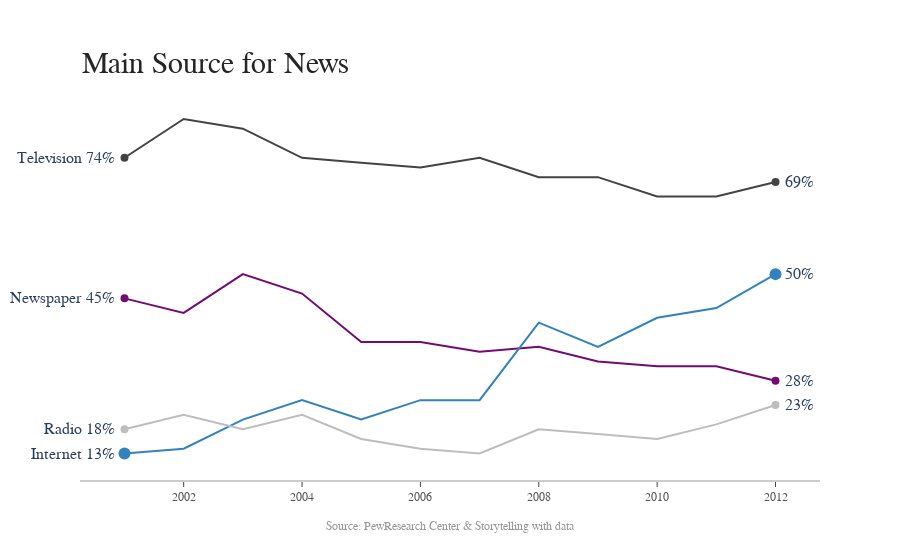

The code cell stored with this chart in its notebook:
### Code cell
sources=news['Source'].unique()
colors=['rgb(67,67,67)','rgb(115,11,115)','rgb(49,130,189)','rgb(189,189,189)']
point_sizes=[8,8,12,8]
line_sizes=[2,2,4,2]

fig=go.Figure()

annotations=[]

for source, col,point_size,line_size in zip(sources,colors,point_sizes,line_sizes):
    
    plot_data=news[news['Source']==source].reset_index()
    
    
    fig.add_trace(go.Scatter(x=plot_data['Year'],
                            y=plot_data['Percent'],
                            mode='lines',
                            line=dict(color=col)
                            ))

    end_points_x=[plot_data.loc[0,'Year'],plot_data.loc[11,'Year']]
    end_points_y=[plot_data.loc[0,'Percent'],plot_data.loc[11,'Percent']]
   
    fig.add_trace(go.Scatter(x = end_points_x,
                             y = end_points_y,
                             mode = 'markers',
                             marker = dict(color = col, size = point_size)))
                  
    fig.update_layout(
        xaxis=dict(
        showline=True,
        showgrid=False,
        showticklabels=True,
        linecolor='rgb(204,204,204)',
        linewidth=2,
        ticks='outside',
        tickfont=dict(family='Arial',size=12,
                 color='rgb(82,82,82)',
                     )),
         yaxis=dict(
             showgrid=False,
             zeroline=False,
             showline=False,
             showticklabels=False,
         ),
        plot_bgcolor='white',
        showlegend=False
    )
        
    annotations.append(dict(xref='paper',x=0.05,y=plot_data.loc[0,'Percent'],
                           xanchor='right',yanchor='middle',
                           text=source +' {}%'.format(plot_data.loc[0,'Percent']),
                           font=dict(family='Arial',
                                    size=16),
                           showarrow=False))       
                   
    annotations.append(dict(xref='paper', x=0.95, y=plot_data.loc[11,'Percent'],
                                  xanchor='left', yanchor='middle',
                                  text='{}%'.format(plot_data.loc[11,'Percent']),
                                  font=dict(family='Arial',
                                            size=16),
                                  showarrow=False))            
               
    
annotations.append(dict(xref='paper', yref='paper', x=0.0, y=1.05,
                              xanchor='left', yanchor='bottom',
                              text='Main Source for News',
                              font=dict(family='Arial',
                                        size=30,
                                        color='rgb(37,37,37)'),
                              showarrow=False))

annotations.append(dict(xref='paper', yref='paper', x=0.5, y=-0.1,
                              xanchor='center', yanchor='top',
                              text='Source: PewResearch Center & ' +
                                   'Storytelling with data',
                              font=dict(family='Arial',
                                        size=12,
                                        color='rgb(150,150,150)'),
                              showarrow=False))

fig.update_layout(annotations=annotations)        

fig.show()

### Figure 1 — Plotly figure (JSON) as saved in the notebook; plotly's stock layout.template omitted (floating-point values rounded to 4 significant figures)
{"data": [{"line": {"color": "rgb(67,67,67)"}, "mode": "lines", "type": "scatter", "x": [2001, 2002, 2003, 2004, 2005, 2006, 2007, 2008, 2009, 2010, 2011, 2012], "y": [74, 82, 80, 74, 73, 72, 74, 70, 70, 66, 66, 69]}, {"marker": {"color": "rgb(67,67,67)", "size": 8}, "mode": "markers", "type": "scatter", "x": [2001, 2012], "y": [74, 69]}, {"line": {"color": "rgb(115,11,115)"}, "mode": "lines", "type": "scatter", "x": [2001, 2002, 2003, 2004, 2005, 2006, 2007, 2008, 2009, 2010, 2011, 2012], "y": [45, 42, 50, 46, 36, 36, 34, 35, 32, 31, 31, 28]}, {"marker": {"color": "rgb(115,11,115)", "size": 8}, "mode": "markers", "type": "scatter", "x": [2001, 2012], "y": [45, 28]}, {"line": {"color": "rgb(49,130,189)"}, "mode": "lines", "type": "scatter", "x": [2001, 2002, 2003, 2004, 2005, 2006, 2007, 2008, 2009, 2010, 2011, 2012], "y": [13, 14, 20, 24, 20, 24, 24, 40, 35, 41, 43, 50]}, {"marker": {"color": "rgb(49,130,189)", "size": 12}, "mode": "markers", "type": "scatter", "x": [2001, 2012], "y": [13, 50]}, {"line": {"color": "rgb(189,189,189)"}, "mode": "lines", "type": "scatter", "x": [2001, 2002, 2003, 2004, 2005, 2006, 2007, 2008, 2009, 2010, 2011, 2012], "y": [18, 21, 18, 21, 16, 14, 13, 18, 17, 16, 19, 23]}, {"marker": {"color": "rgb(189,189,189)", "size": 8}, "mode": "markers", "type": "scatter", "x": [2001, 2012], "y": [18, 23]}], "layout": {"annotations": [{"font": {"family": "Arial", "size": 16}, "showarrow": false, "text": "Television 74%", "x": 0.05, "xanchor": "right", "xref": "paper", "y": 74, "yanchor": "middle"}, {"font": {"family": "Arial", "size": 16}, "showarrow": false, "text": "69%", "x": 0.95, "xanchor": "left", "xref": "paper", "y": 69, "yanchor": "middle"}, {"font": {"family": "Arial", "size": 16}, "showarrow": false, "text": "Newspaper 45%", "x": 0.05, "xanchor": "right", "xref": "paper", "y": 45, "yanchor": "middle"}, {"font": {"family": "Arial", "size": 16}, "showarrow": false, "text": "28%", "x": 0.95, "xanchor": "left", "xref": "paper", "y": 28, "yanchor": "middle"}, {"font": {"family": "Arial", "size": 16}, "showarrow": false, "text": "Internet 13%", "x": 0.05, "xanchor": "right", "xref": "paper", "y": 13, "yanchor": "middle"}, {"font": {"family": "Arial", "size": 16}, "showarrow": false, "text": "50%", "x": 0.95, "xanchor": "left", "xref": "paper", "y": 50, "yanchor": "middle"}, {"font": {"family": "Arial", "size": 16}, "showarrow": false, "text": "Radio 18%", "x": 0.05, "xanchor": "right", "xref": "paper", "y": 18, "yanchor": "middle"}, {"font": {"family": "Arial", "size": 16}, "showarrow": false, "text": "23%", "x": 0.95, "xanchor": "left", "xref": "paper", "y": 23, "yanchor": "middle"}, {"font": {"color": "rgb(37,37,37)", "family": "Arial", "size": 30}, "showarrow": false, "text": "Main Source for News", "x": 0, "xanchor": "left", "xref": "paper", "y": 1.05, "yanchor": "bottom", "yref": "paper"}, {"font": {"color": "rgb(150,150,150)", "family": "Arial", "size": 12}, "showarrow": false, "text": "Source: PewResearch Center & Storytelling with data", "x": 0.5, "xanchor": "center", "xref": "paper", "y": -0.1, "yanchor": "top", "yref": "paper"}], "autosize": true, "plot_bgcolor": "white", "showlegend": false, "xaxis": {"autorange": true, "linecolor": "rgb(204,204,204)", "linewidth": 2, "range": [2000.0, 2013.0], "showgrid": false, "showline": true, "showticklabels": true, "tickfont": {"color": "rgb(82,82,82)", "family": "Arial", "size": 12}, "ticks": "outside", "type": "linear"}, "yaxis": {"autorange": true, "range": [5.631, 86.02], "showgrid": false, "showline": false, "showticklabels": false, "type": "linear", "zeroline": false}}}
